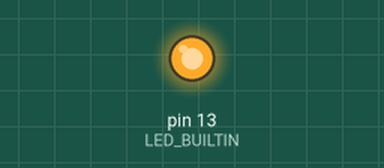
Recording of a sketch running on a simulated Arduino Uno, built with avr-gcc and run on an emulated ATmega328P. On the bench: output pins drawn as LEDs (lit = HIGH). What the sketch prints to the serial monitor is not drawn.

Above: at 0.1 s.
Timing chart, 0 to 1.6 s (numbered marks = the images above):
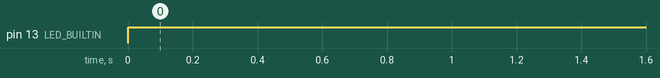

The sketch:

proto.ino
```cpp
int buzzed;

// the setup function runs once when you press reset or power the board
void setup() {
  // initialize digital pin LED_BUILTIN as an output.
  pinMode(LED_BUILTIN, OUTPUT);
  for(int i = 1; i < 10; i++) pinMode(i, INPUT_PULLUP);
  Serial.begin(9600);
  buzzed = 0;
}

void reset() {
}

// the loop function runs over and over again forever
void loop() {
  for(int i = 1; i < 10; i++) {
    if(digitalRead(i) == HIGH) {
      buzzed = i;
      Serial.println(i);
      digitalWrite(LED_BUILTIN, HIGH);
      break;
    }
  }
  delay(100);
}
```

Measured:
- by itself, pin 13 (LED_BUILTIN): LOW → HIGH at 0.00 s
